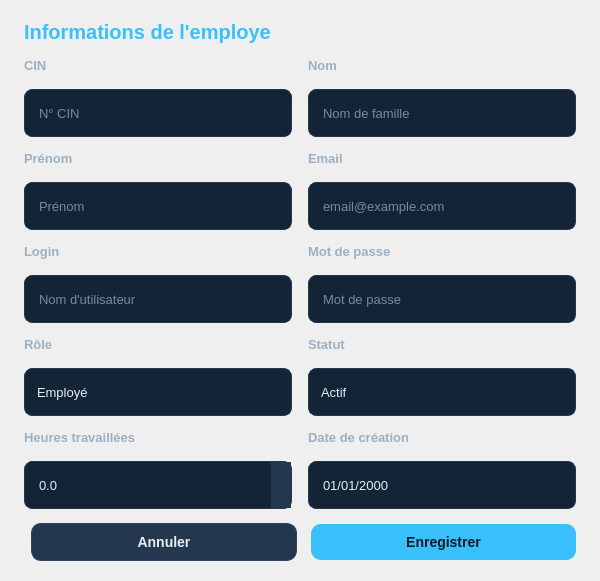
<?xml version="1.0" encoding="UTF-8"?>
<ui version="4.0">
 <class>EmployeUserDialog</class>
 <widget class="QDialog" name="EmployeUserDialog">
  <property name="geometry"><rect><x>0</x><y>0</y><width>600</width><height>520</height></rect></property>
  <property name="windowTitle"><string>Utilisateur</string></property>
  <property name="styleSheet"><string notr="true">
QDialog#UserDialog {
  background-color: #101c2c;
  color: #e6eef6;
}
QLabel {
  color: #9bb0c3;
  font-size: 13px;
  font-weight: 700;
  background: transparent;
}
QLineEdit, QComboBox, QDoubleSpinBox, QDateEdit {
  background-color: #132437;
  border: 1px solid #23374e;
  border-radius: 8px;
  padding: 8px 12px;
  color: #e6eef6;
  font-size: 13px;
  min-height: 30px;
  selection-background-color: #1e8de0;
}
QLineEdit:focus, QComboBox:focus, QDoubleSpinBox:focus, QDateEdit:focus {
  border-color: #39c0fa;
}
QDoubleSpinBox::up-button, QDoubleSpinBox::down-button {
  background: #23374e;
  border: none;
  width: 20px;
}
QDoubleSpinBox::up-button:hover, QDoubleSpinBox::down-button:hover {
  background: #39c0fa;
}
QComboBox::drop-down {
  border: 0px;
  width: 24px;
}
QComboBox QAbstractItemView {
  background-color: #132437;
  color: #e6eef6;
  selection-background-color: #1e8de0;
  border: 1px solid #23374e;
}
QDateEdit::drop-down {
  border: 0px;
  width: 24px;
}
#btnOk {
  background-color: #39c0fa;
  color: #0c1a29;
  border: 0px;
  border-radius: 10px;
  padding: 10px 30px;
  font-size: 14px;
  font-weight: 700;
  min-width: 120px;
}
#btnOk:hover {
  background-color: #56cdfc;
}
#btnCancel {
  background-color: #23374e;
  color: #e6eef6;
  border: 1px solid #2b4561;
  border-radius: 10px;
  padding: 10px 30px;
  font-size: 14px;
  font-weight: 700;
  min-width: 120px;
}
#btnCancel:hover {
  background-color: #2b4561;
}
  </string></property>
  <layout class="QVBoxLayout">
   <property name="leftMargin"><number>24</number></property>
   <property name="topMargin"><number>20</number></property>
   <property name="rightMargin"><number>24</number></property>
   <property name="bottomMargin"><number>20</number></property>
   <property name="spacing"><number>14</number></property>
   <item>
    <widget class="QLabel">
     <property name="text"><string>Informations de l'employe</string></property>
     <property name="styleSheet"><string notr="true">color:#39c0fa;font-size:20px;font-weight:700;</string></property>
    </widget>
   </item>
   <!-- Row 1: CIN + Nom -->
   <item>
    <layout class="QHBoxLayout">
     <property name="spacing"><number>16</number></property>
     <item>
      <layout class="QVBoxLayout">
       <item><widget class="QLabel"><property name="text"><string>CIN</string></property></widget></item>
       <item><widget class="QLineEdit" name="lineCIN"><property name="placeholderText"><string>N° CIN</string></property></widget></item>
      </layout>
     </item>
     <item>
      <layout class="QVBoxLayout">
       <item><widget class="QLabel"><property name="text"><string>Nom</string></property></widget></item>
       <item><widget class="QLineEdit" name="lineNom"><property name="placeholderText"><string>Nom de famille</string></property></widget></item>
      </layout>
     </item>
    </layout>
   </item>
   <!-- Row 2: Prénom + Email -->
   <item>
    <layout class="QHBoxLayout">
     <property name="spacing"><number>16</number></property>
     <item>
      <layout class="QVBoxLayout">
       <item><widget class="QLabel"><property name="text"><string>Prénom</string></property></widget></item>
       <item><widget class="QLineEdit" name="linePrenom"><property name="placeholderText"><string>Prénom</string></property></widget></item>
      </layout>
     </item>
     <item>
      <layout class="QVBoxLayout">
       <item><widget class="QLabel"><property name="text"><string>Email</string></property></widget></item>
       <item><widget class="QLineEdit" name="lineEmail"><property name="placeholderText"><string>email@example.com</string></property></widget></item>
      </layout>
     </item>
    </layout>
   </item>
   <!-- Row 3: Login + Password -->
   <item>
    <layout class="QHBoxLayout">
     <property name="spacing"><number>16</number></property>
     <item>
      <layout class="QVBoxLayout">
       <item><widget class="QLabel"><property name="text"><string>Login</string></property></widget></item>
       <item><widget class="QLineEdit" name="lineLogin"><property name="placeholderText"><string>Nom d'utilisateur</string></property></widget></item>
      </layout>
     </item>
     <item>
      <layout class="QVBoxLayout">
       <item><widget class="QLabel"><property name="text"><string>Mot de passe</string></property></widget></item>
       <item><widget class="QLineEdit" name="linePassword"><property name="placeholderText"><string>Mot de passe</string></property></widget></item>
      </layout>
     </item>
    </layout>
   </item>
   <!-- Row 4: Rôle + Statut -->
   <item>
    <layout class="QHBoxLayout">
     <property name="spacing"><number>16</number></property>
     <item>
      <layout class="QVBoxLayout">
       <item><widget class="QLabel"><property name="text"><string>Rôle</string></property></widget></item>
       <item>
        <widget class="QComboBox" name="comboRole">
         <item><property name="text"><string>Employé</string></property></item>
         <item><property name="text"><string>Manager</string></property></item>
         <item><property name="text"><string>Stagiaire</string></property></item>
         <item><property name="text"><string>Directeur</string></property></item>
         <item><property name="text"><string>RH</string></property></item>
        </widget>
       </item>
      </layout>
     </item>
     <item>
      <layout class="QVBoxLayout">
       <item><widget class="QLabel"><property name="text"><string>Statut</string></property></widget></item>
       <item>
        <widget class="QComboBox" name="comboStatut">
         <item><property name="text"><string>Actif</string></property></item>
         <item><property name="text"><string>Inactif</string></property></item>
        </widget>
       </item>
      </layout>
     </item>
    </layout>
   </item>
   <!-- Row 5: Heures + Date création -->
   <item>
    <layout class="QHBoxLayout">
     <property name="spacing"><number>16</number></property>
     <item>
      <layout class="QVBoxLayout">
       <item><widget class="QLabel"><property name="text"><string>Heures travaillées</string></property></widget></item>
       <item>
        <widget class="QDoubleSpinBox" name="spinHeures">
         <property name="maximum"><double>9999.000000000000000</double></property>
         <property name="decimals"><number>1</number></property>
        </widget>
       </item>
      </layout>
     </item>
     <item>
      <layout class="QVBoxLayout">
       <item><widget class="QLabel"><property name="text"><string>Date de création</string></property></widget></item>
       <item>
        <widget class="QDateEdit" name="dateCreation">
         <property name="calendarPopup"><bool>true</bool></property>
         <property name="displayFormat"><string>dd/MM/yyyy</string></property>
        </widget>
       </item>
      </layout>
     </item>
    </layout>
   </item>
   <!-- Spacer -->
   <item><spacer><property name="orientation"><enum>Qt::Vertical</enum></property><property name="sizeHint" stdset="0"><size><width>20</width><height>10</height></size></property></spacer></item>
   <!-- Buttons -->
   <item>
    <layout class="QHBoxLayout">
     <property name="spacing"><number>14</number></property>
     <item><spacer><property name="orientation"><enum>Qt::Horizontal</enum></property></spacer></item>
     <item>
      <widget class="QPushButton" name="btnCancel">
       <property name="text"><string>Annuler</string></property>
       <property name="cursor"><cursorShape>PointingHandCursor</cursorShape></property>
      </widget>
     </item>
     <item>
      <widget class="QPushButton" name="btnOk">
       <property name="text"><string>Enregistrer</string></property>
       <property name="cursor"><cursorShape>PointingHandCursor</cursorShape></property>
      </widget>
     </item>
    </layout>
   </item>
  </layout>
 </widget>
 <resources/>
 <connections/>
</ui>
